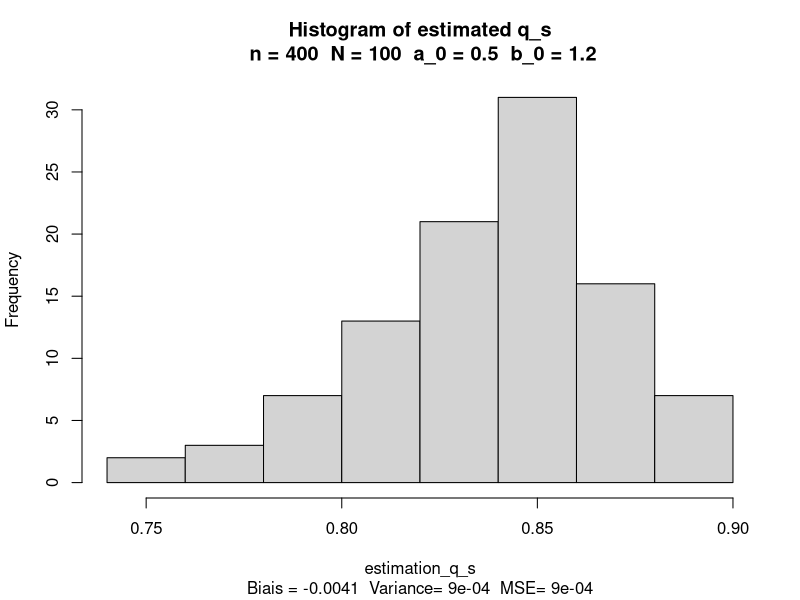
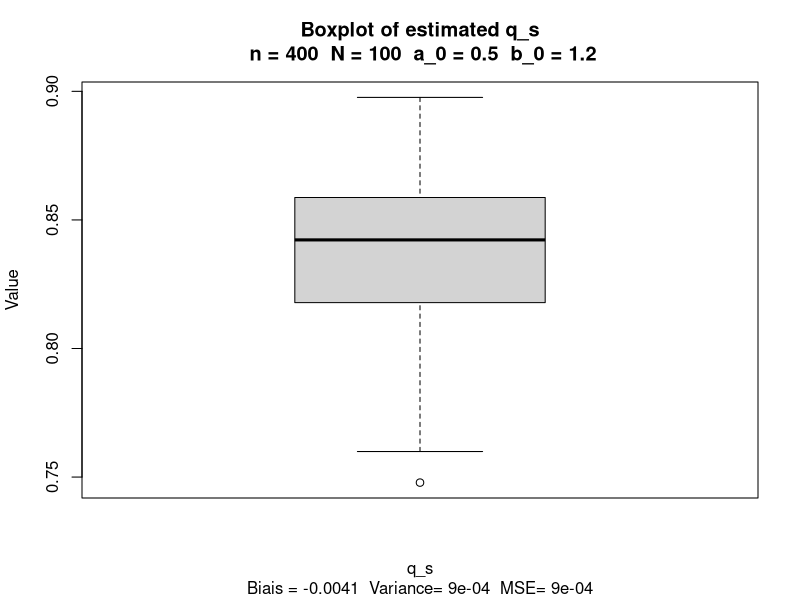
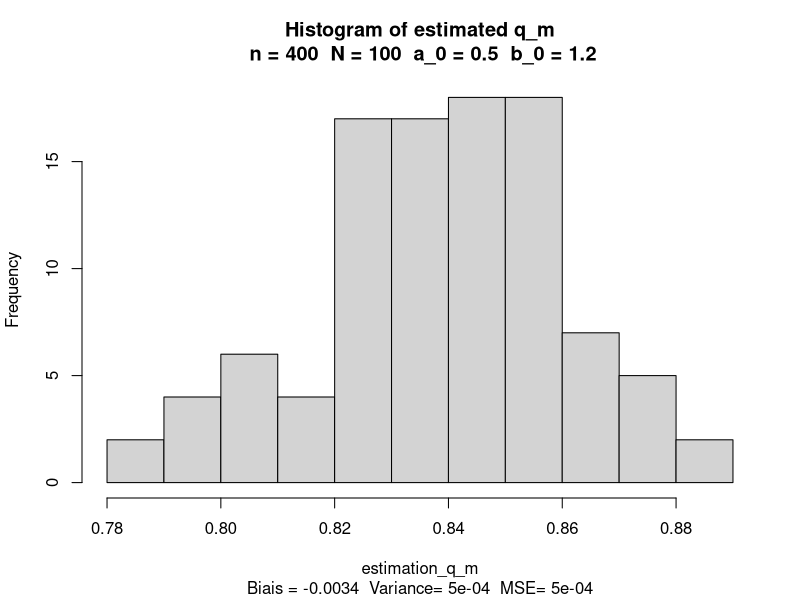
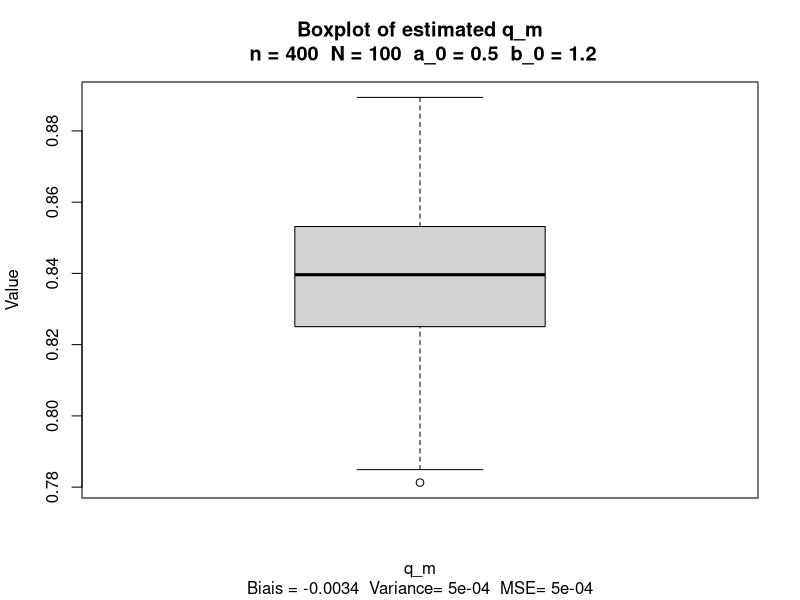
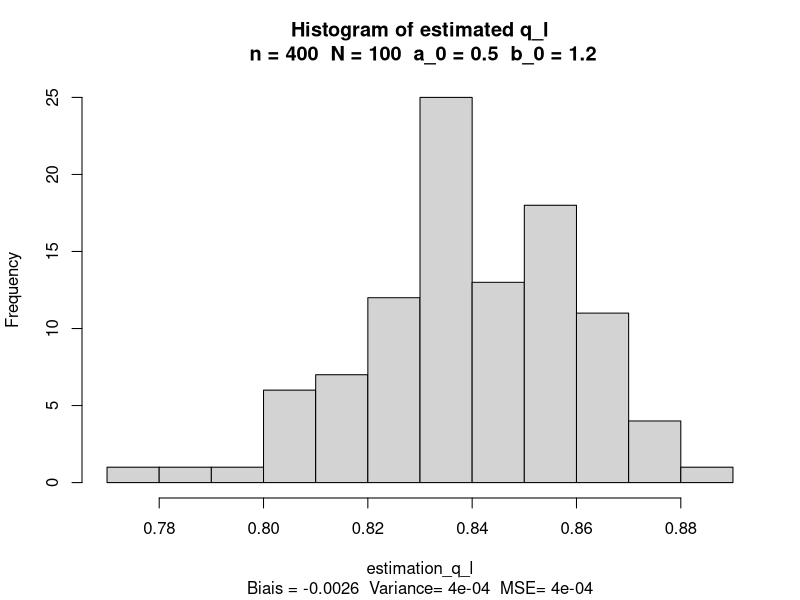
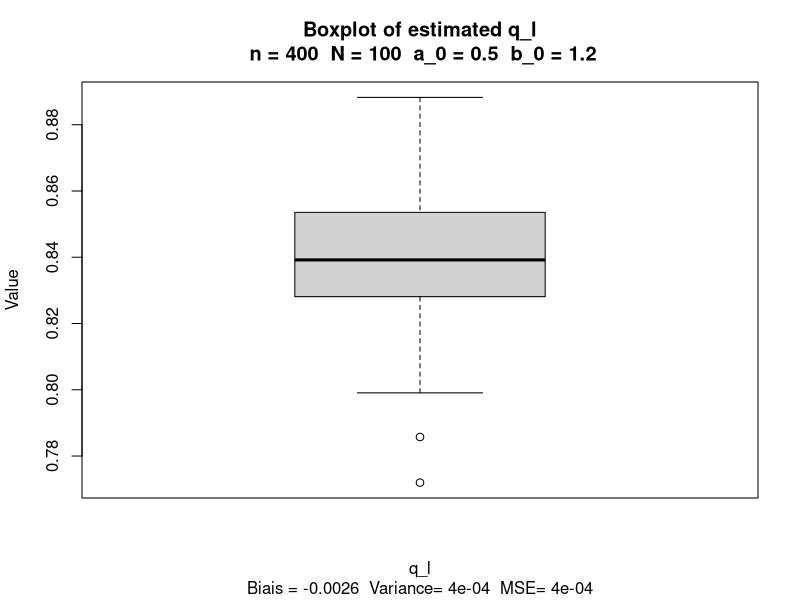
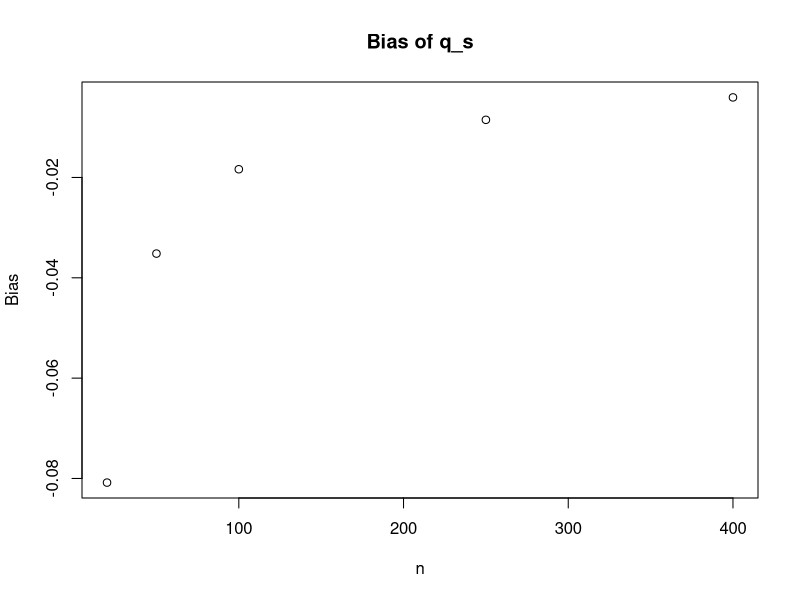
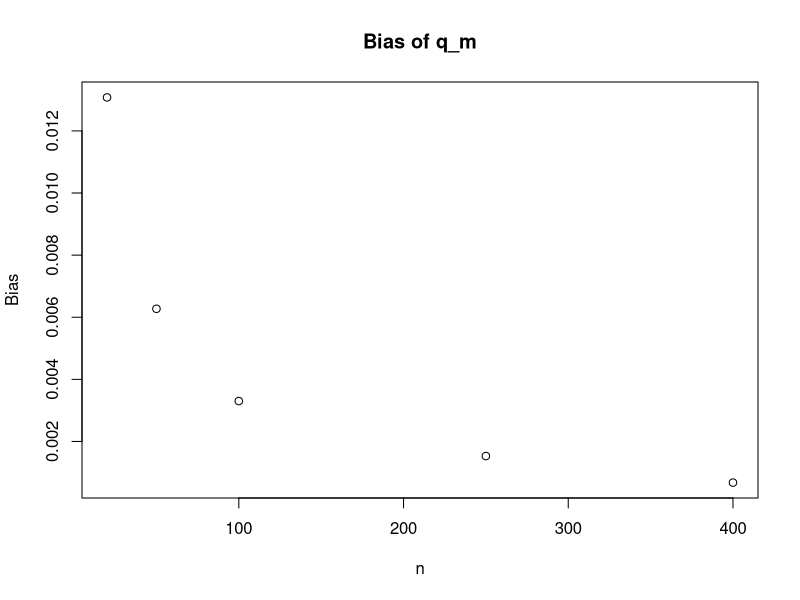

Generate these figures, in order, with R:
################################################################################
#                                                                              #
#                              LMAT 1271                                       #
#                           Projet 2022-2023                                   #
#         Auteurs : Marie Determe, Augustin Lambotte, Amaury Laridon           #
#         Script R utiliser pour le projet instructions et ressources          #
#       disponibles à : https://github.com/AmauryLaridon/LMAT1271-Project      #
#                                                                              #
################################################################################

rm(list=ls(all=TRUE)) # Nettoyage mémoire R Studio
set.seed(2023)

######################### - Partie 1.3 Simulations - ###########################

n <- 400 # size of the sampling
nbr_replication <- 100 # number of replication of the sampling process
a_0 <- 0.5 # alpha parameter of the density function of T
b_0 <- 1.2 # beta parameter of the density function of T

#Density function of random variable T
f_a_0b_0 <- function(t) {
  if(t > 0 & t < 1) {
    return(a_0*b_0*t^(a_0-1)*(1-t^a_0)^(b_0-1))
  } else {
    return(0)
  }
}

#Quantile of order p, a and b are unknown parameters
q_p_a_b <- function(p,a,b) {
  return ((1-(1-p)^(1/b))^(1/a))
}

#Quantile of order p
q_p <- function(p) {
  return (q_p_a_b(p,a_0,b_0))
}

#First estimator of q_0.95
q_s <- function(T_i) {
  size <- length(T_i)
  T_sort <- sort(T_i)
  return (T_sort[ceiling(0.95*size)]+(T_sort[floor(0.95*size)]
                        -T_sort[ceiling(0.95*size)])/2)
}

#Estimator of a_m and b_m, using the method of moments
q_m <- function(T_i) {
  #On cherche une racine à la première équation de 1.2.b pour obtenir 
  #a_M, puis on calcule b_M et q_M
  f1 <- function(a) {
    return ((sum(T_i^(2*a)))*(n+sum(T_i^(a)))*(sum(T_i^(a)))^(-2)-2)
  }
  solution <- uniroot(f1,c(1e-9,10))
  a_m <- solution$root
  b_m <- n/(sum(T_i^(a_m)))-1
  return (q_p_a_b(0.95,a_m,b_m))
}

#Estimator of a_l and b_l, using the maximum likelihood estimator
q_l <- function(T_i) {
  #On cherche une racine à la première équation de 1.2.c pour obtenir a_L
  #puis on calcule b_L et q_L
  f1 <- function(a) {
    return (1/a + (1/(sum(log(1-T_i^a)))+(1/n))*sum((T_i^(a)
                                  *log(T_i))/(1-T_i^(a)))+(1/n)*sum(log(T_i)))
  }
  solution_l <- uniroot(f1,c(1e-9,10))
  a_l <- solution_l$root
  b_l <- -n/(sum(log(1-T_i^(a_l))))
  
  return (q_p_a_b(0.95,a_l,b_l))
}

### - 1.3 (a) - ###

#Generation of a iid sample of size 20 from the density f_a_0b_0 and 
#estimation of q_0.95 in 3 different ways
generate_sample <- function() {
  U <- runif(n)
  T_i <- sapply(U,q_p)
  q_s_sample <- q_s(T_i)
  q_m_sample <- q_m(T_i)
  q_l_sample <- q_l(T_i)
  return (c(q_s_sample,q_m_sample,q_l_sample))
}

### - 1.3 (b) - ###

generate_estimation_q_p <- function(affichage) {
  estimation_q_p <- replicate(nbr_replication,generate_sample())
  estimation_q_s <- estimation_q_p[1,]
  estimation_q_m <- estimation_q_p[2,]
  estimation_q_l <- estimation_q_p[3,]
  
  
### - 1.3 (c) - ###
  
  #Approximation de l'espérance par la moyenne empirique
  esperance_q_s <- mean(estimation_q_s)
  esperance_q_m <- mean(estimation_q_m)
  esperance_q_l <- mean(estimation_q_l)
  
  #Calcul du biais
  bias_s <- esperance_q_s - q_p_true
  bias_m <- esperance_q_m - q_p_true
  bias_l <- esperance_q_l - q_p_true
  
  #Calcul de la variance
  variance_s <- mean(estimation_q_s^2)-esperance_q_s^2
  variance_m <- mean(estimation_q_m^2)-esperance_q_m^2
  variance_l <- mean(estimation_q_l^2)-esperance_q_l^2
  
  #Calcul du MSE
  mse_s <- bias_s^2 + variance_s
  mse_m <- bias_m^2 + variance_m
  mse_l <- bias_l^2 + variance_l

  if (affichage == TRUE) {
    hist(estimation_q_s,breaks=10, main="")
    title(main = paste("Histogram of estimated q_s\n", "n =", n, " N =", 
        nbr_replication, " a_0 =", a_0, " b_0 =", b_0), sub= paste("Biais =", 
        round(bias_s, digits=4)  , " Variance=", round(variance_s, digits=4), 
        " MSE=", round(mse_s, digits=4)))
    boxplot(estimation_q_s, xlab = "q_s", ylab="Value")
    title(main = paste("Boxplot of estimated q_s\n","n =", n, " N =", 
        nbr_replication, " a_0 =", a_0, " b_0 =", b_0), sub= paste("Biais =", 
        round(bias_s, digits=4)  , " Variance=", round(variance_s, digits=4), 
        " MSE=", round(mse_s, digits=4)))
    
    
    hist(estimation_q_m,breaks=10, main = "")
    title(main = paste("Histogram of estimated q_m\n","n =", n, " N =", 
        nbr_replication, " a_0 =", a_0, " b_0 =", b_0), sub= paste("Biais =", 
        round(bias_m, digits=4)  , " Variance=", round(variance_m, digits=4), 
        " MSE=", round(mse_m, digits=4)))
    boxplot(estimation_q_m, xlab = "q_m", main = "", ylab="Value")
    title(main = paste("Boxplot of estimated q_m\n","n =", n, " N =", 
        nbr_replication, " a_0 =", a_0, " b_0 =", b_0), sub= paste("Biais =", 
        round(bias_m, digits=4)  , " Variance=", round(variance_m, digits=4), 
        " MSE=", round(mse_m, digits=4)))
    
    
    hist(estimation_q_l,breaks=10, main = "")
    title(main = paste("Histogram of estimated q_l\n","n =", n, " N =", 
        nbr_replication, " a_0 =", a_0, " b_0 =", b_0), 
        sub= paste("Biais =", round(bias_l, digits=4)  , 
        " Variance=", round(variance_l, digits=4), 
        " MSE=", round(mse_l, digits=4)))
    boxplot(estimation_q_l, xlab = "q_l" , main = "", ylab="Value")   
    title(main = paste("Boxplot of estimated q_l\n","n =", n, " N =", 
        nbr_replication, " a_0 =", a_0, " b_0 =", b_0), 
        sub= paste("Biais =", round(bias_l, digits=4)  , " Variance=", 
        round(variance_l, digits=4), " MSE=", round(mse_l, digits=4)))
    
  }
  
  return (c(c(bias_s,bias_m,bias_l),
            c(variance_s,variance_m,variance_l),c(mse_s,mse_m,mse_l)))
}

#################### - Execution - ######################

#Vraie valeur de q_0.95
q_p_true <- q_p(0.95)

#1.3.a
generate_sample()

#1.3.b et 1.3.c
generate_estimation_q_p(TRUE)

#1.3.d
n_value <- c(20,50,100,250,400)
results <- array(0, dim = c(3, 3, length(n_value)))
for (i in 1:length(n_value)) {
  n<-n_value[i]
  results[,,i]=t(generate_estimation_q_p(FALSE))
}

#Graphiques

print(results[3,,])

#Biais
plot(n_value,results[1,1,],xlab="n",ylab="Bias",main="Bias of q_s") #q_s
plot(n_value,results[1,2,],xlab="n",ylab="Bias",main="Bias of q_m") #q_m
plot(n_value,results[1,3,],xlab="n",ylab="Bias",main="Bias of q_l") #q_l

#Variance
plot(n_value,results[2,1,],xlab="n",ylab="Variance",main="Variance of q_s") #q_s
plot(n_value,results[2,2,],xlab="n",ylab="Variance",main="Variance of q_m") #q_m
plot(n_value,results[2,3,],xlab="n",ylab="Variance",main="Variance of q_l") #q_l

#MSE
plot(n_value,results[3,1,],xlab="n",ylab="MSE",main="MSE of q_s") #q_s
plot(n_value,results[3,2,],xlab="n",ylab="MSE",main="MSE of q_m") #q_m
plot(n_value,results[3,3,],xlab="n",ylab="MSE",main="MSE of q_l") #q_l

##


